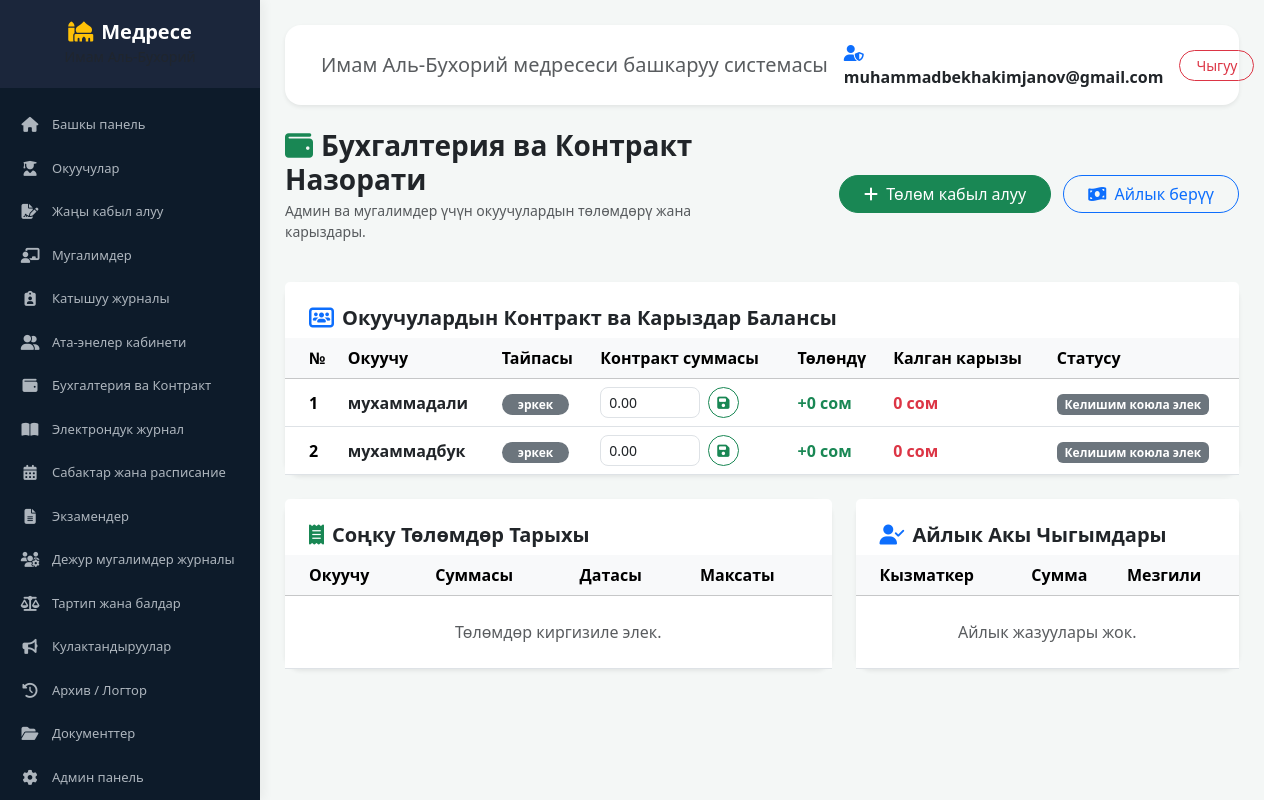
Screenshot of /accounting/ (signed in) with the database file from the repository.
### madrasah/accounts/models.py (models this page shows)
class User(AbstractUser):
    middle_name = models.CharField(max_length=150, blank=True, null=True, verbose_name="Атасынын аты")
    phone = models.CharField(max_length=20, blank=True, null=True, verbose_name="Телефон номери")
    role = models.CharField(
        max_length=20,
        choices=[('student', 'Окуучу'), ('teacher', 'Мугалим'), ('admin', 'Админ')],
        default='student',
        verbose_name="Ролу"
    )

### madrasah/core/models.py (models this page shows, shortened)
class Student(models.Model):
    photo = models.ImageField(
        upload_to='students/', blank=True, null=True, verbose_name='Сүрөтү'
    )
    name = models.CharField(max_length=100, verbose_name='Аты-жөнү')
    group = models.CharField(max_length=50, verbose_name='Тайпасы')
    birth_date = models.DateField(
        null=True, blank=True, verbose_name='Туулган күнү'
    )
    phone = models.CharField(max_length=20, blank=True, verbose_name='Телефон номери')
    contract_amount = models.DecimalField(
        max_digits=10, decimal_places=2, default=0.00, verbose_name='Контракт суммасы'
    )
    doc_1_application = models.BooleanField(default=False, verbose_name='1. Мүдүрдүн атына арыз')
    doc_2_passport = models.BooleanField(default=False, verbose_name='2. Паспорт же туулгандыгы тууралуу күбөлүк')
    doc_3_certificate = models.BooleanField(default=False, verbose_name='3. 9-классты бүтүргөндүгү күбөлүк/аттестат/диплом')
    doc_4_reference = models.BooleanField(default=False, verbose_name='4. Акыркы окуган/иштеген жеринен мүнөздөмө')
    doc_5_military = models.BooleanField(default=False, verbose_name='5. Аскердик каттоо күбөлүгү же приписной')
    doc_6_juvenile = models.BooleanField(default=False, verbose_name='6. ИИБдө ИЖИ каттоодо турбайт деген маалымат')
    doc_7_no_criminal = models.BooleanField(default=False, verbose_name='7. Соттолгон эмес деген маалымат')
    doc_8_photos = models.BooleanField(default=False, verbose_name='8. 3x4 өлчөмүндөгү сүрөт (6 даана)')
    doc_9_exam_sheet = models.BooleanField(default=False, verbose_name='9. Кабыл алуу сынагынын ведомосту')
    doc_10_contract = models.BooleanField(default=False, verbose_name='10. Келишим')
    doc_11_parent_passport = models.BooleanField(default=False, verbose_name='11. Ата-энесинин паспортунан көчүрмө')
    doc_12_residence = models.BooleanField(default=False, verbose_name='12. Жашаган жеринен маалымат')
    @property
    def total_paid(self):
        payments = self.payments.all()
        return sum(p.amount for p in payments) if payments else 0
    @property
    def remaining_debt(self):
        debt = float(self.contract_amount) - float(self.total_paid)
        return debt if debt > 0 else 0
    class Meta:
        verbose_name = 'Студент'
        verbose_name_plural = 'Студенттер'

### madrasah/core/views.py (the view, shortened to what this page needs)
# urls.py: path('accounting/', views.accounting_view, name='accounting'),
@login_required
def accounting_view(request):
    students = Student.objects.all()
    payments = Payment.objects.select_related('student').order_by('-date')
    accountings = Accounting.objects.all().order_by('-id')
    context = {"students": students, "payments": payments, "accountings": accountings}
    return render(request, "core/accounting_list.html", context)

### madrasah/core/context_processors.py (called while the page is built)
def menu(request):
    if request.user.is_authenticated:
        return {"menu_items": MENU.get(request.user.role, [])}
    return {"menu_items": []}

### madrasah/templates/core/accounting_list.html (shortened to what this page needs)
{% extends 'base.html' %}
{% block content %}
<div class="row mb-4 align-items-center">
    <div class="col-md-6">
        <h3 class="fw-bold text-dark mb-0">
            <i class="fa-solid fa-wallet text-success me-2"></i>Бухгалтерия ва Контракт Назорати
        </h3>
        <p class="text-muted small mt-1">Админ ва мугалимдер үчүн окуучулардын төлөмдөрү жана карыздары.</p>
    </div>
    <div class="col-md-6 text-md-end">
        <button class="btn btn-success rounded-pill px-4 me-2" data-bs-toggle="modal" data-bs-target="#addPaymentModal">
            <i class="fa-solid fa-plus me-1"></i> Төлөм кабыл алуу
        </button>
        <button class="btn btn-outline-primary rounded-pill px-4" data-bs-toggle="modal" data-bs-target="#addSalaryModal">
            <i class="fa-solid fa-money-bill-wave me-1"></i> Айлык берүү
        </button>
    </div>
</div>
<div class="card border-0 shadow-sm rounded-4 mb-4">
    <div class="card-header bg-white border-0 pt-4 px-4">
        <h5 class="fw-bold text-dark mb-0"><i class="fa-solid fa-users-rectangle text-primary me-2"></i>Окуучулардын Контракт ва Карыздар Балансы</h5>
    </div>
    <div class="card-body p-0">
        <div class="table-responsive">
            <table class="table table-hover align-middle mb-0">
                <thead class="table-light">
                    <tr>
                        <th class="ps-4">№</th>
                        <th>Окуучу</th>
                        <th>Тайпасы</th>
                        <th>Контракт суммасы</th>
                        <th>Төлөндү</th>
                        <th>Калган карызы</th>
                        <th>Статусу</th>
                    </tr>
                </thead>
                <tbody>
                    {% for s in students %}
                    <tr>
                        <td class="ps-4 fw-bold">{{ forloop.counter }}</td>
                        <td class="fw-bold text-dark">{{ s.name }}</td>
                        <td><span class="badge bg-secondary rounded-pill px-3">{{ s.group }}</span></td>
                        <td>
                            <form method="POST" class="d-inline-flex align-items-center">
                                <input type="number" name="contract_amount" value="{{ s.contract_amount }}" class="form-control form-control-sm rounded-3 me-2" style="width: 100px;" step="0.01">
                                <button type="submit" class="btn btn-sm btn-outline-success rounded-pill px-2" title="Сактоо"><i class="fa fa-save"></i></button>
                            </form>
                        </td>
                        <td class="text-success fw-bold">+{{ s.total_paid }} сом</td>
                        <td class="text-danger fw-bold">
                            {% if s.remaining_debt > 0 %}
                                {{ s.remaining_debt }} сом
                            {% else %}
                                0 сом
                            {% endif %}
                        </td>
                        <td>
                            {% if s.remaining_debt == 0 and s.contract_amount > 0 %}
                                <span class="badge bg-success"><i class="fa fa-check-circle me-1"></i>Толук төлөндү</span>
                            {% elif s.remaining_debt > 0 %}
                                <span class="badge bg-warning text-dark"><i class="fa fa-exclamation-circle me-1"></i>Карызы бар</span>
                            {% else %}
                                <span class="badge bg-secondary">Келишим коюла элек</span>
                            {% endif %}
                        </td>
                    </tr>
                    {% empty %}
                    <tr><td colspan="7" class="text-center py-4 text-muted">Окуучулар табылган жок.</td></tr>
                    {% endfor %}
                </tbody>
            </table>
        </div>
    </div>
</div>
<div class="row g-4">
    <div class="col-lg-7">
        <div class="card border-0 shadow-sm rounded-4">
            <div class="card-header bg-white border-0 pt-4 px-4">
                <h5 class="fw-bold text-dark mb-0"><i class="fa-solid fa-receipt text-success me-2"></i>Соңку Төлөмдөр Тарыхы</h5>
            </div>
            <div class="card-body p-0">
                <div class="table-responsive">
                    <table class="table table-hover align-middle mb-0">
                        <thead class="table-light">
                            <tr>
                                <th class="ps-4">Окуучу</th>
                                <th>Суммасы</th>
                                <th>Датасы</th>
                                <th>Максаты</th>
                            </tr>
                        </thead>
                        <tbody>
                            {% for p in payments %}
                            <tr>
                                <td class="ps-4 fw-bold text-dark">{{ p.student.name }}</td>
                                <td><span class="badge bg-success-subtle text-success fw-bold px-3 py-2 rounded-pill">+{{ p.amount }} сом</span></td>
                                <td class="small text-muted">{{ p.date }}</td>
                                <td class="small">{{ p.description|default:"Келишим (Контракт)" }}</td>
                            </tr>
                            {% empty %}
                            <tr><td colspan="4" class="text-center py-4 text-muted">Төлөмдөр киргизиле элек.</td></tr>
                            {% endfor %}
                        </tbody>
                    </table>
                </div>
            </div>
        </div>
    </div>
    <div class="col-lg-5">
        <div class="card border-0 shadow-sm rounded-4">
            <div class="card-header bg-white border-0 pt-4 px-4">
                <h5 class="fw-bold text-dark mb-0"><i class="fa-solid fa-user-check text-primary me-2"></i>Айлык Акы Чыгымдары</h5>
            </div>
            <div class="card-body p-0">
                <div class="table-responsive">
                    <table class="table table-hover align-middle mb-0">
                        <thead class="table-light">
                            <tr>
                                <th class="ps-4">Кызматкер</th>
                                <th>Сумма</th>
                                <th>Мезгили</th>
                            </tr>
                        </thead>
                        <tbody>
                            {% for a in accountings %}
                            <tr>
                                <td class="ps-4 fw-semibold">{{ a.employee }}</td>
                                <td><span class="badge bg-danger-subtle text-danger fw-bold px-3 py-2 rounded-pill">-{{ a.amount }} сом</span></td>
                                <td class="small text-muted">{{ a.month }}</td>
                            </tr>
                            {% empty %}
                            <tr><td colspan="3" class="text-center py-4 text-muted">Айлык жазуулары жок.</td></tr>
                            {% endfor %}
                        </tbody>
                    </table>
                </div>
            </div>
        </div>
    </div>
</div>
{% endblock %}

### madrasah/templates/base.html (shortened to what this page needs)
{% load static %}
<!DOCTYPE html>
<html lang="ky">
<head>
    <link href="https://cdn.jsdelivr.net/npm/bootstrap@5.3.2/dist/css/bootstrap.min.css" rel="stylesheet">
    <link rel="stylesheet" href="https://cdnjs.cloudflare.com/ajax/libs/font-awesome/6.4.2/css/all.min.css">
</head>
<body>
    <nav id="sidebar">
        <div class="sidebar-header">
            <h5 class="fw-bold mb-0 text-white"><i class="fa-solid fa-mosque me-2 text-warning"></i>Медресе</h5>
            <small class="text-muted">Имам Аль-Бухорий</small>
        </div>
        <ul class="list-unstyled components">
            <li>
                <a href="{% url 'dashboard' %}"><i class="fa-solid fa-house"></i> Башкы панель</a>
            </li>
            <li>
                <a href="{% url 'students_list' %}"><i class="fa-solid fa-user-graduate"></i> Окуучулар</a>
            </li>
            <li>
                <a href="{% url 'students_list' %}"><i class="fa-solid fa-file-signature"></i> Жаңы кабыл алуу</a>
            </li>
            <li>
                <a href="{% url 'teachers_list' %}"><i class="fa-solid fa-chalkboard-user"></i> Мугалимдер</a>
            </li>
            <li>
                <a href="{% url 'attendance' %}"><i class="fa-solid fa-clipboard-user"></i> Катышуу журналы</a>
            </li>
            <li>
                <a href="{% url 'parents_cabinet' %}"><i class="fa-solid fa-user-group"></i> Ата-энелер кабинети</a>
            </li>
            <li>
                <a href="{% url 'accounting' %}"><i class="fa-solid fa-wallet"></i> Бухгалтерия ва Контракт</a>
            </li>
            <li>
                <a href="{% url 'gradebook' %}"><i class="fa-solid fa-book-open"></i> Электрондук журнал</a>
            </li>
            <li>
                <a href="{% url 'schedule_list' %}"><i class="fa-solid fa-calendar-days"></i> Сабактар жана расписание</a>
            </li>
            <li>
                <a href="{% url 'exams_list' %}"><i class="fa-solid fa-file-lines"></i> Экзамендер</a>
            </li>
            <li>
                <a href="{% url 'duty_schedule_list' %}"><i class="fa-solid fa-users-gear"></i> Дежур мугалимдер журналы</a>
            </li>
            <li>
                <a href="{% url 'discipline' %}"><i class="fa-solid fa-scale-balanced"></i> Тартип жана балдар</a>
            </li>
            <li>
                <a href="{% url 'announcements_list' %}"><i class="fa-solid fa-bullhorn"></i> Кулактандыруулар</a>
            </li>
            <li>
                <a href="{% url 'audit_list' %}"><i class="fa-solid fa-clock-rotate-left"></i> Архив / Логтор</a>
            </li>
            <li>
                <a href="{% url 'documents' %}"><i class="fa-solid fa-folder-open"></i> Документтер</a>
            </li>
            <li>
                <a href="{% url 'admin_management' %}"><i class="fa-solid fa-gear"></i> Админ панель</a>
            </li>
        </ul>
    </nav>
    <div id="content">
        <nav class="navbar navbar-expand-lg navbar-light bg-white rounded-4 shadow-sm mb-4 px-4 py-3">
            <div class="container-fluid">
                <span class="navbar-brand mb-0 h6 text-muted">Имам Аль-Бухорий медресеси башкаруу системасы</span>
                <div class="d-flex align-items-center gap-3">
                    <span class="fw-bold text-dark"><i class="fa-solid fa-user-shield me-1 text-primary"></i> {{ user.username|default:"Администратор" }}</span>
                    <a href="{% url 'logout' %}" class="btn btn-outline-danger btn-sm rounded-pill px-3">Чыгуу</a>
                </div>
            </div>
        </nav>
        {% block content %}
        {% endblock %}
    </div>
</body>
</html>

### madrasah/templates/base.html (style rules this page uses)
:root { --sidebar-width: 260px; --primary-color: #0d1b2a; --secondary-color: #1b263b; }
body { background-color: #f4f7f6; font-family: 'Segoe UI', Tahoma, Geneva, Verdana, sans-serif; }
#sidebar { position: fixed; top: 0; left: 0; height: 100vh; width: var(--sidebar-width); background-color: var(--primary-color); color: #fff; transition: all 0.3s; z-index: 1000; overflow-y: auto; box-shadow: 4px 0 10px rgba(0,0,0,0.05); }
#sidebar .sidebar-header { padding: 20px; background-color: var(--secondary-color); text-align: center; }
#sidebar ul.components { padding: 15px 0; }
#sidebar ul li a { padding: 12px 20px; display: flex; align-items: center; color: #adb5bd; text-decoration: none; transition: 0.2s; font-size: 13px; }
#sidebar ul li a i { margin-right: 12px; width: 20px; text-align: center; font-size: 15px; }
#content { margin-left: var(--sidebar-width); padding: 25px; }

### rows the page displays
User: username "muhammadbekhakimjanov@gmail.com"
Student: name "мухаммадали", group "эркек", contract_amount "0.00", total_paid "0", shows "0 сом", shows "Келишим коюла элек"
Student: name "мухаммадбук", group "эркек", contract_amount "0.00", total_paid "0", shows "0 сом", shows "Келишим коюла элек"
